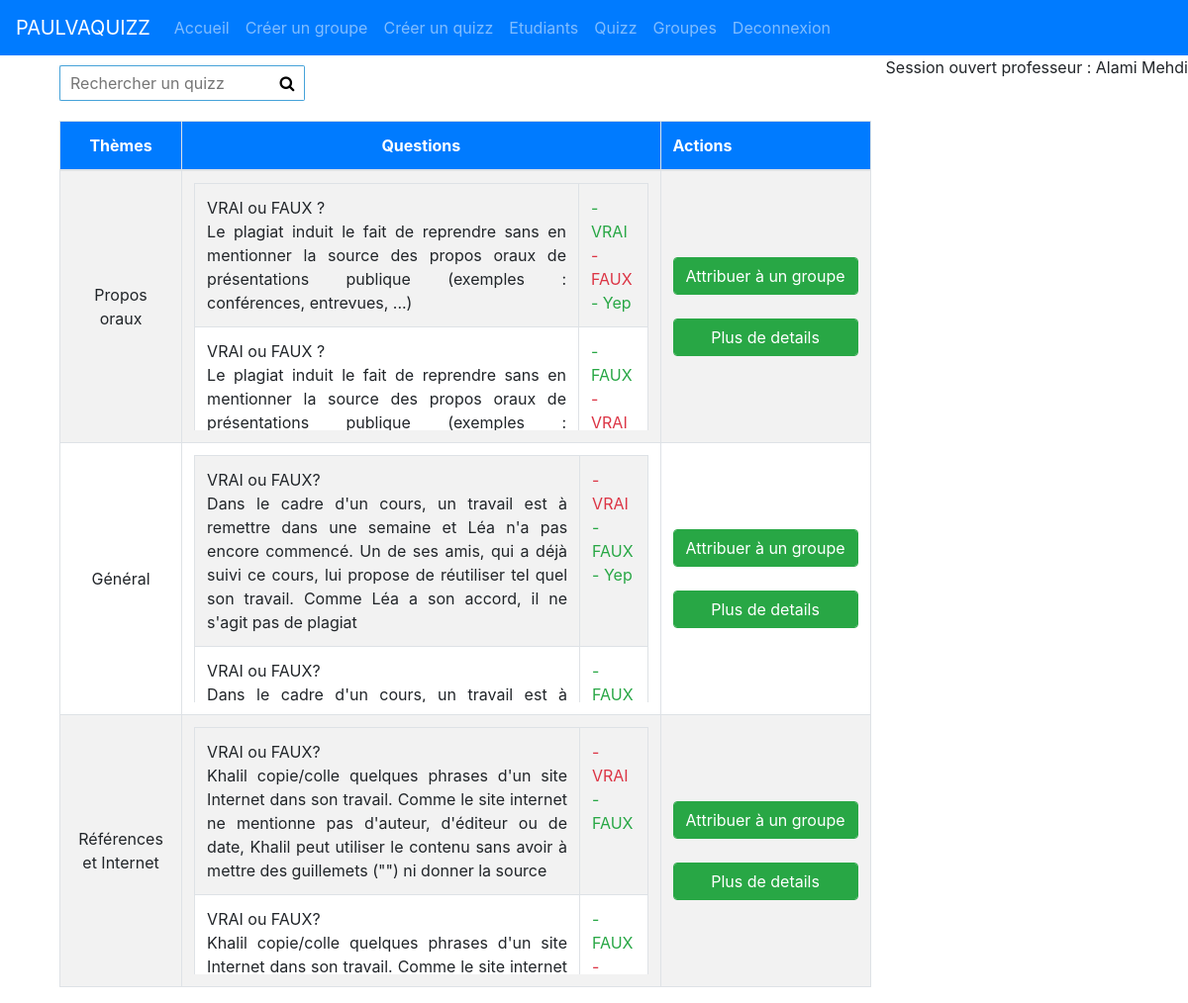
Page /ListeQuizz.php (signed in) on the committed database.
### tables this page shows
CREATE TABLE `theme` (
  `id` int(11) NOT NULL,
  `nom` varchar(255) NOT NULL,
  `id_prof` int(11) NOT NULL
);

CREATE TABLE `question` (
  `id` int(11) NOT NULL,
  `question` text NOT NULL,
  `id_theme` int(11) NOT NULL
);

CREATE TABLE `reponses` (
  `id` int(11) NOT NULL,
  `reponse` text NOT NULL,
  `id_question` int(11) NOT NULL,
  `correct` int(11) NOT NULL
);

### ListeQuizz.view.php (the view, shortened to what this page needs)
<div class="container" style="margin-top: 10px;">
	<div class="row">
		<div class="col-md-12">
			<form onsubmit="return false;" id="forumsearch" class="forum-searchbar">
				<input type="search" name="" id ="system-search" placeholder="Rechercher un quizz" >
				<button type="submit">
					<i class="fa fa-search" style="color: black" aria-hidden="true"></i>
				</button>
			</form>
			<table class="table table-striped table-bordered table-hover" id="table-list-search">
				<thead class="bg-primary text-white">
					<tr scope="row">
						<th scope="col" style="text-align: justify; vertical-align: middle;">
							<center>Thèmes</center>
						</th>
						<th scope="col" style="text-align: center; vertical-align: middle;">
							Questions
						</th>
						<th>Actions</th>
					</tr>
				</thead>
				<tbody>
					<?php  while($theme = $themes->fetch()){ ?>
						<tr scope ="row">
							<td style="text-align: center; vertical-align: middle;"> <?= $theme->nom ?></td>
							<td>
									<div class="scrollable">
								<table class="table ">
									<?php
										$questions = $bdd->prepare("SELECT * FROM question where id_theme = ?");
										$questions->execute([$theme->id]);
										while($question = $questions->fetch()){
									 ?>
									<tr>
										<td style="text-align: justify;vertical-align: middle;"><?= $question->question?> </td>
										<td>
											<?php
												$reponses = $bdd->prepare("SELECT * FROM reponses where id_question = ?");
												$reponses->execute([$question->id]);
												while($reponse = $reponses->fetch()){
													if($reponse->correct == 1){
											 ?>
											 	<div class="text-success" >  - <?=$reponse->reponse ?></div>
											 <?php }
											 	else{
											  ?>
											  <div class="text-danger">  - <?=$reponse->reponse ?></div>
											  <?php } } ?>
										 </td>
									</tr>
									<?php } ?>
							</table>
						</div>
					</td>
							<td style="text-align: center;vertical-align: middle;">
							 <a href="AttribuerTheme.php?id=<?=$theme->id ?>" class="btn btn-success form-control">Attribuer à un groupe </a><br/><br/>
							 <a href="DetailsQuizz.php?id=<?=$theme->id?>" class="btn btn-success form-control">
							 	Plus de details
							 </a>
							</td>
						</tr>
						<?php } ?>
				</tbody>
			</table>
		</div>
	</div>
</div>
</body>
</html>

### ListeQuizz.view.php (style rules this page uses)
.scrollable { height: 250px; overflow-y: auto; }
.forum-searchbar { margin-bottom:20px; }
.forum-searchbar input[type=search] { display:inline-block;width:213px;margin:0;padding:5px 10px;border:1px solid #46A2D9;border-right:0;outline:none;border-top-left-radius:2px;border-bottom-left-radius:2px; }
.forum-searchbar button[type=submit] { display:inline-block;margin:0 0 0 -5px;padding:5px 10px;background:#fff;border:1px solid #46A2D9;border-left:0;border-top-right-radius:2px;border-bottom-right-radius:2px; }

### rows in the picture
theme: nom "Propos oraux"
question: question "VRAI ou FAUX ? Le plagiat induit le fait de reprendre sans en mentionner la source des propos oraux de présentations publique (exemples : conférences, entrevues, ...)"
reponses: reponse "VRAI"
reponses: reponse "FAUX"
reponses: reponse "Yep"
question: question "VRAI ou FAUX ? Le plagiat induit le fait de reprendre sans en mentionner la source des propos oraux de présentations publique (exemples :…"
reponses: reponse "FAUX"
reponses: reponse "VRAI"
theme: nom "Général"
question: question "VRAI ou FAUX? Dans le cadre d'un cours, un travail est à remettre dans une semaine et Léa n'a pas encore commencé. Un de ses amis, qui a déjà suivi ce cours, lui propose de réutiliser tel quel son travail. Comme Léa a son accord, il ne s'agit pas de plagiat"
reponses: reponse "VRAI"
reponses: reponse "FAUX"
reponses: reponse "Yep"
question: question "VRAI ou FAUX? Dans le cadre d'un cours, un travail est à…"
reponses: reponse "FAUX"
theme: nom "Références et Internet"
question: question "VRAI ou FAUX? Khalil copie/colle quelques phrases d'un site Internet dans son travail. Comme le site internet ne mentionne pas d'auteur, d'éditeur ou de date, Khalil peut utiliser le contenu sans avoir à mettre des guillemets (\"\") ni donner la source"
reponses: reponse "VRAI"
reponses: reponse "FAUX"
question: question "VRAI ou FAUX? Khalil copie/colle quelques phrases d'un site Internet dans son travail. Comme le site internet…"
reponses: reponse "FAUX"

### other values in the picture
$_SESSION["prof"]->nom_prof "Alami"
$_SESSION["prof"]->prenom_prof "Mehdi"
